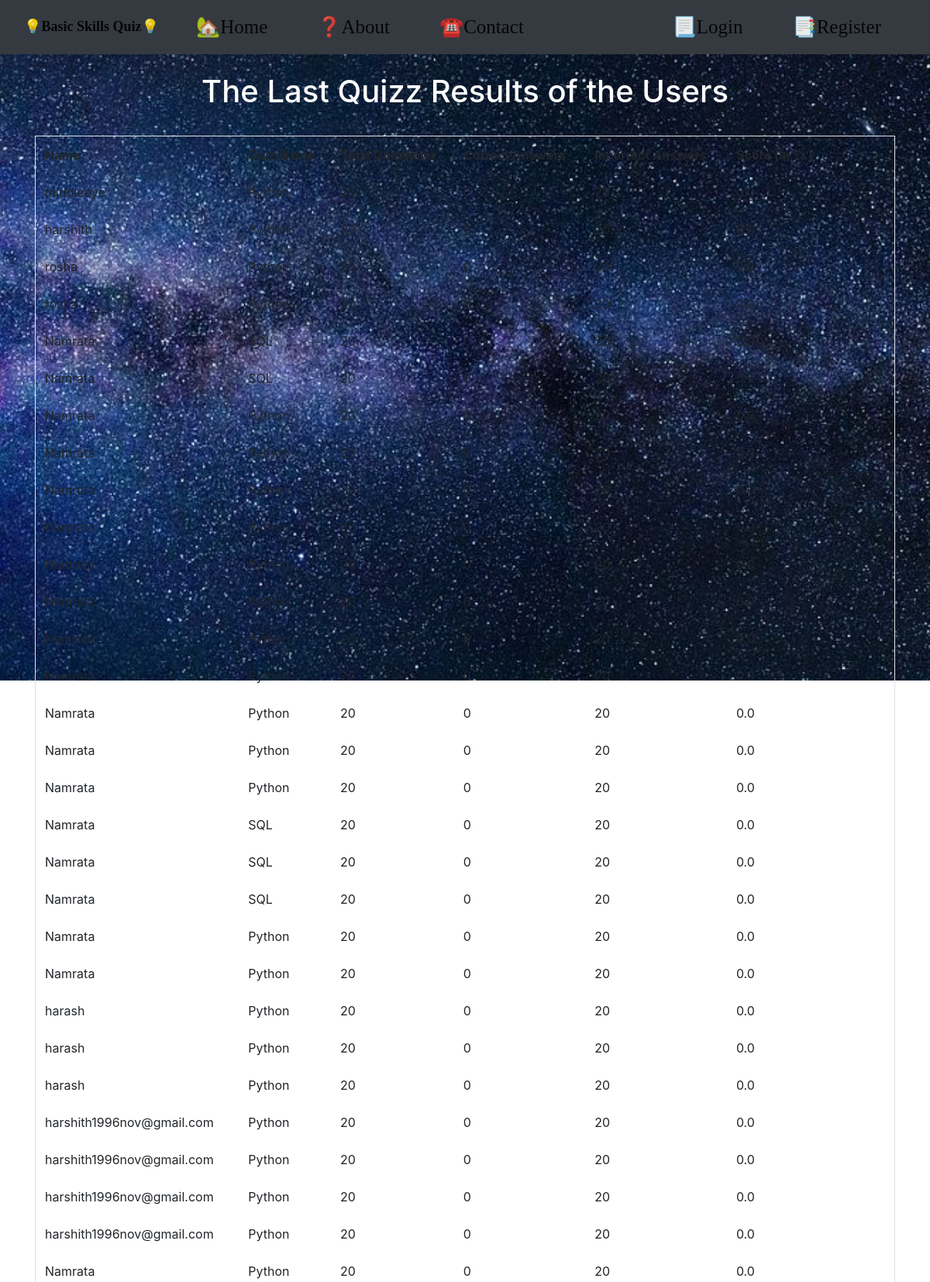
/quiz_app/leader/ (upper part), run on the app's committed database.
### quiz_app/models.py (models this page shows, shortened)
class Leaderboard(models.Model):
    name = models.CharField(max_length=200, blank=False)
    quiz_name = models.CharField(max_length=200, blank=False)
    total = models.CharField(max_length=200, blank=False)
    correct = models.CharField(max_length=200, blank=False)
    incorrect = models.CharField(max_length=200, blank=False)
    percentage = models.CharField(max_length=200, blank=False)
    class Meta:
        db_table = "Quiz_Leaderboard"

### quiz_app/views.py (the view)
# urls.py: path('leader/', views.leader, name='leader'),
def leader(request):
    result_list_board = Leaderboard.objects.all().order_by('percentage')
    dict = {'heading': "The Last Quizz Results of the Users",
            'result_list': result_list_board}
    return render(request, 'quiz_app/leader.html', context = dict)

### templates/quiz_app/leader.html (shortened to what this page needs)
{% extends 'layout.html' %}
{% block body_block %}
<br>
<h1 style="text-align:center; color:white;"> {{ heading }} </h1>
<hr>
<table class="table table-bordered" >
    <tr>
        <th>Name</th>
        <th>Quiz Name</th>
        <th>Total Questions</th>
        <th>Correct Answers</th>
        <th>Incorrect Answers</th>
        <th>Score (In % )</th>
    </tr>
    {% for row in result_list %}
    <tr>
        <td> {{ row.name }} </td>
        <td> {{ row.quiz_name }} </td>
        <td> {{ row.total }} </td>
        <td> {{ row.correct }} </td>
        <td> {{ row.incorrect }} </td>
        <td> {{ row.percentage }} </td>
    </tr>
    {% endfor %}
</table>
{% endblock %}

### templates/layout.html (shortened to what this page needs)
<!doctype html>
{% load static %}
<html lang="en">
  <head>
    <link rel="stylesheet" href="https://cdn.jsdelivr.net/npm/bootstrap@4.3.1/dist/css/bootstrap.min.css">
  </head>
<body>
<nav class="navbar navbar-expand-lg navbar-light bg-dark">
    <div class="container-fluid">
      <a class="navbar-brand" href="#"><b>💡Basic Skills Quiz💡</b></a>
        <div class="collapse navbar-collapse" id="navbarSupportedContent">
            <ul class="navbar-nav me-auto mb-2 mb-lg-0 ">
                <li class="nav-item px-4">
                    <a class="nav-link active" aria-current="page" href="{% url 'home' %}">🏡Home</a>
                </li>
                <li class="nav-item px-4">
                    <a class="nav-link active" href="{% url 'about' %}">❓About</a>
                </li>
                <li class="nav-item px-4">
                    <a class="nav-link active" aria-current="page" href="{% url 'contact' %}">☎️Contact</a>
                </li>
            </ul>
        </div>
        <div class="collapse navbar-collapse" id="navbarSupportedContent">
            <ul class="navbar-nav me-auto mb-2 mb-lg-0 mb-lg-0 ml-auto">
                {% if user.is_authenticated%}
                <li class="nav-item px-4">
                    <a class="nav-link active" aria-current="page"  href="{% url 'logout' %}">Logout</a>
                </li>
                {% else %}
                <li class="nav-item px-4">
                    <a class="nav-link active" aria-current="page"  href="{% url 'login' %}">📃Login</a>
                </li>
                {% endif %}
                {% if user.is_authenticated %}
                <li class="nav-item px-4 ">
                    <a class="nav-link active" aria-current="page" href="{% url 'quiz_app:profile' %}">👥{{user.username}}</a>
                </li>
                {% else %}
                <li class="nav-item px-4 ">
                    <a class="nav-link active" aria-current="page" href="{% url 'registration' %}">📑Register</a>
                </li>
                {% endif %}
            </ul>
        </div>
    </div>
</nav>
<div class="container">
    {% block body_block %}
    {% endblock %}
</div>
    </body>
</html>

### templates/quiz_app/leader.html (style rules this page uses)
.table-bordered > tbody > tr > td, .table-bordered > tbody > tr > th, .table-bordered > tfoot > tr > td, .table-bordered > tfoot > tr > th, .table-bordered > thead > tr > td, .table-bordered > thead > tr > th { border: 1px white; }

### data on the page
Leaderboard: name "middleeye", quiz_name "Python", total "20", correct "0", incorrect "20", percentage "0.0"
Leaderboard: name "harshith", quiz_name "Python", total "20", correct "0", incorrect "20", percentage "0.0"
Leaderboard: name "rosha", quiz_name "Python", total "20", correct "0", incorrect "20", percentage "0.0"
Leaderboard: name "rosha", quiz_name "Python", total "20", correct "0", incorrect "20", percentage "0.0"
Leaderboard: name "Namrata", quiz_name "SQL", total "20", correct "0", incorrect "20", percentage "0.0"
Leaderboard: name "Namrata", quiz_name "SQL", total "20", correct "0", incorrect "20", percentage "0.0"
Leaderboard: name "Namrata", quiz_name "Python", total "20", correct "0", incorrect "20", percentage "0.0"
Leaderboard: name "Namrata", quiz_name "Python", total "20", correct "0", incorrect "20", percentage "0.0"
Leaderboard: name "Namrata", quiz_name "Python", total "20", correct "0", incorrect "20", percentage "0.0"
Leaderboard: name "Namrata", quiz_name "Python", total "20", correct "0", incorrect "20", percentage "0.0"
Leaderboard: name "Namrata", quiz_name "Python", total "20", correct "0", incorrect "20", percentage "0.0"
Leaderboard: name "Namrata", quiz_name "Python", total "20", correct "0", incorrect "20", percentage "0.0"
Leaderboard: name "Namrata", quiz_name "Python", total "20", correct "0", incorrect "20", percentage "0.0"
Leaderboard: quiz_name "Python", total "20", correct "0"
Leaderboard: name "Namrata", quiz_name "Python", total "20", correct "0", incorrect "20", percentage "0.0"
Leaderboard: name "Namrata", quiz_name "Python", total "20", correct "0", incorrect "20", percentage "0.0"
Leaderboard: name "Namrata", quiz_name "Python", total "20", correct "0", incorrect "20", percentage "0.0"
Leaderboard: name "Namrata", quiz_name "SQL", total "20", correct "0", incorrect "20", percentage "0.0"
Leaderboard: name "Namrata", quiz_name "SQL", total "20", correct "0", incorrect "20", percentage "0.0"
Leaderboard: name "Namrata", quiz_name "SQL", total "20", correct "0", incorrect "20", percentage "0.0"
Leaderboard: name "Namrata", quiz_name "Python", total "20", correct "0", incorrect "20", percentage "0.0"
Leaderboard: name "Namrata", quiz_name "Python", total "20", correct "0", incorrect "20", percentage "0.0"
Leaderboard: name "harash", quiz_name "Python", total "20", correct "0", incorrect "20", percentage "0.0"
Leaderboard: name "harash", quiz_name "Python", total "20", correct "0", incorrect "20", percentage "0.0"
Leaderboard: name "harash", quiz_name "Python", total "20", correct "0", incorrect "20", percentage "0.0"
Leaderboard: name "harshith1996nov@gmail.com", quiz_name "Python", total "20", correct "0", incorrect "20", percentage "0.0"
Leaderboard: name "harshith1996nov@gmail.com", quiz_name "Python", total "20", correct "0", incorrect "20", percentage "0.0"
Leaderboard: name "harshith1996nov@gmail.com", quiz_name "Python", total "20", correct "0", incorrect "20", percentage "0.0"
Leaderboard: name "harshith1996nov@gmail.com", quiz_name "Python", total "20", correct "0", incorrect "20", percentage "0.0"
Leaderboard: name "Namrata", quiz_name "Python", total "20", correct "0", incorrect "20", percentage "0.0"

### other printed values
{{ heading }} "The Last Quizz Results of the Users"
